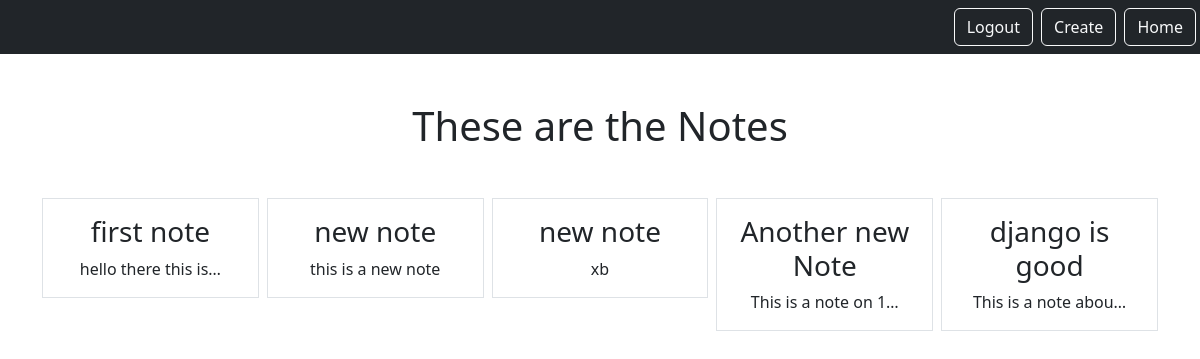
Page /smart/notes/ (signed in) on the earlier database version.
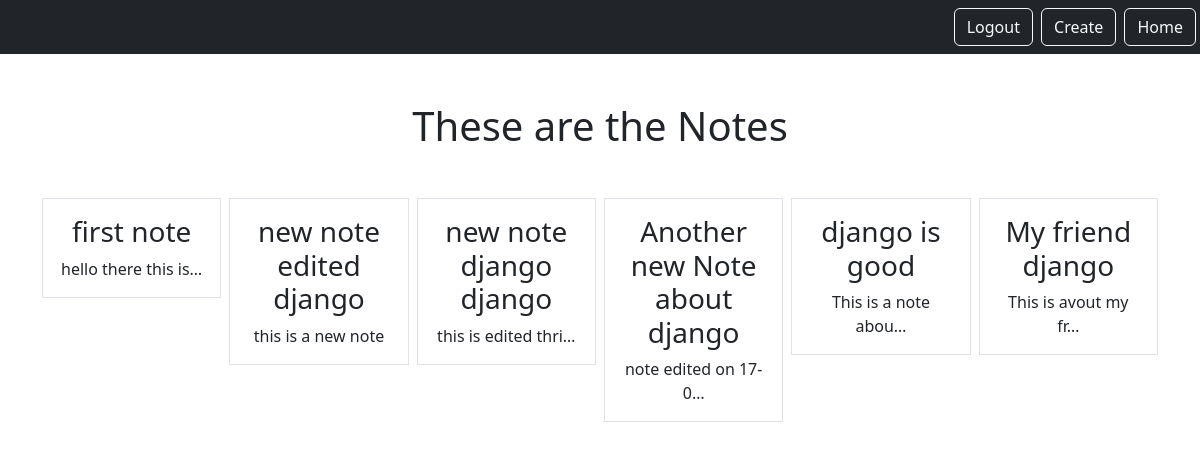
Same page on the later database version.
### notes/models.py (models this page shows)
class Notes(models.Model):
    title = models.CharField(max_length=200)
    text = models.TextField()
    created = models.DateTimeField(auto_now_add=True)
    user = models.ForeignKey(User, on_delete=models.CASCADE, related_name= "notes")

### notes/views.py (the view)
# urls.py: path('notes/',views.NotesListView.as_view(),name="notes.list"),
class NotesListView(LoginRequiredMixin, ListView):
       model = Notes
       context_object_name = "notes"
       template_name = "notes/notes_list.html"
       login_url = '/admin'
       def get_queryset(self):
              return self.request.user.notes.all()

### notes/templates/notes/notes_list.html
{% extends "base.html" %}
    {% block content %}
    <h1 class="my-5">These are the Notes</h1>
    <div class="row row-cols3 g-2">
        {% for note in notes %}
        <div class="col">
            <div class="p-3 border">
                <a href="{% url 'notes.detail' pk=note.id %}" class="text-dark text-decoration-none">
                    <h3>{{ note.title}}</h3>
                </a>
                {{note.text | truncatechars:20}}
            </div>
        </div>
        {% endfor %}
    </div>
    {% endblock %}

Differences in the rows shown:
changed Notes "this is a new note": title "new note" → "new note edited django"
changed Notes: title "new note" → "new note django django"; text "xb" → "this is edited thri…"
changed Notes: title "Another new Note" → "Another new Note about django"; text "This is a note on 1…" → "note edited on 17-0…"
added Notes: title "My friend django", text "This is avout my fr…"
